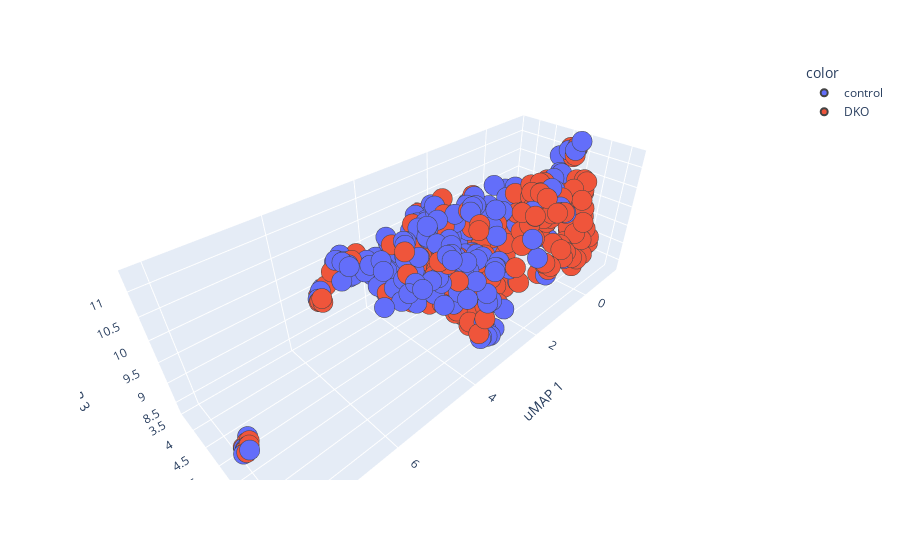

The code cell stored with this chart in its notebook:
### Code cell
PlotlyuMAP(df[sig_features], df['group'], 'group').show();

### Figure 1 — Plotly figure (JSON) as saved in the notebook; plotly's stock layout.template omitted (floating-point values rounded to 4 significant figures; data arrays with more than 128 entries replaced by an {"elided": "..."} marker saying what was removed)
{"data": [{"hovertemplate": "color=control<br>uMAP 1=%{x}<br>uMAP 2=%{y}<br>uMAP 3=%{z}<extra></extra>", "legendgroup": "control", "marker": {"color": "#636efa", "line": {"width": 2}, "size": 7, "symbol": "circle"}, "mode": "markers", "name": "control", "opacity": 1, "scene": "scene", "showlegend": true, "type": "scatter3d", "x": {"elided": "238 float values"}, "y": {"elided": "238 float values"}, "z": {"elided": "238 float values"}}, {"hovertemplate": "color=DKO<br>uMAP 1=%{x}<br>uMAP 2=%{y}<br>uMAP 3=%{z}<extra></extra>", "legendgroup": "DKO", "marker": {"color": "#EF553B", "line": {"width": 2}, "size": 7, "symbol": "circle"}, "mode": "markers", "name": "DKO", "opacity": 1, "scene": "scene", "showlegend": true, "type": "scatter3d", "x": {"elided": "221 float values"}, "y": {"elided": "221 float values"}, "z": {"elided": "221 float values"}}], "layout": {"legend": {"title": {"text": "color"}, "tracegroupgap": 0}, "margin": {"t": 60}, "scene": {"domain": {"x": [0, 1], "y": [0, 1]}, "xaxis": {"title": {"text": "uMAP 1"}}, "yaxis": {"title": {"text": "uMAP 2"}}, "zaxis": {"title": {"text": "uMAP 3"}}}}}
